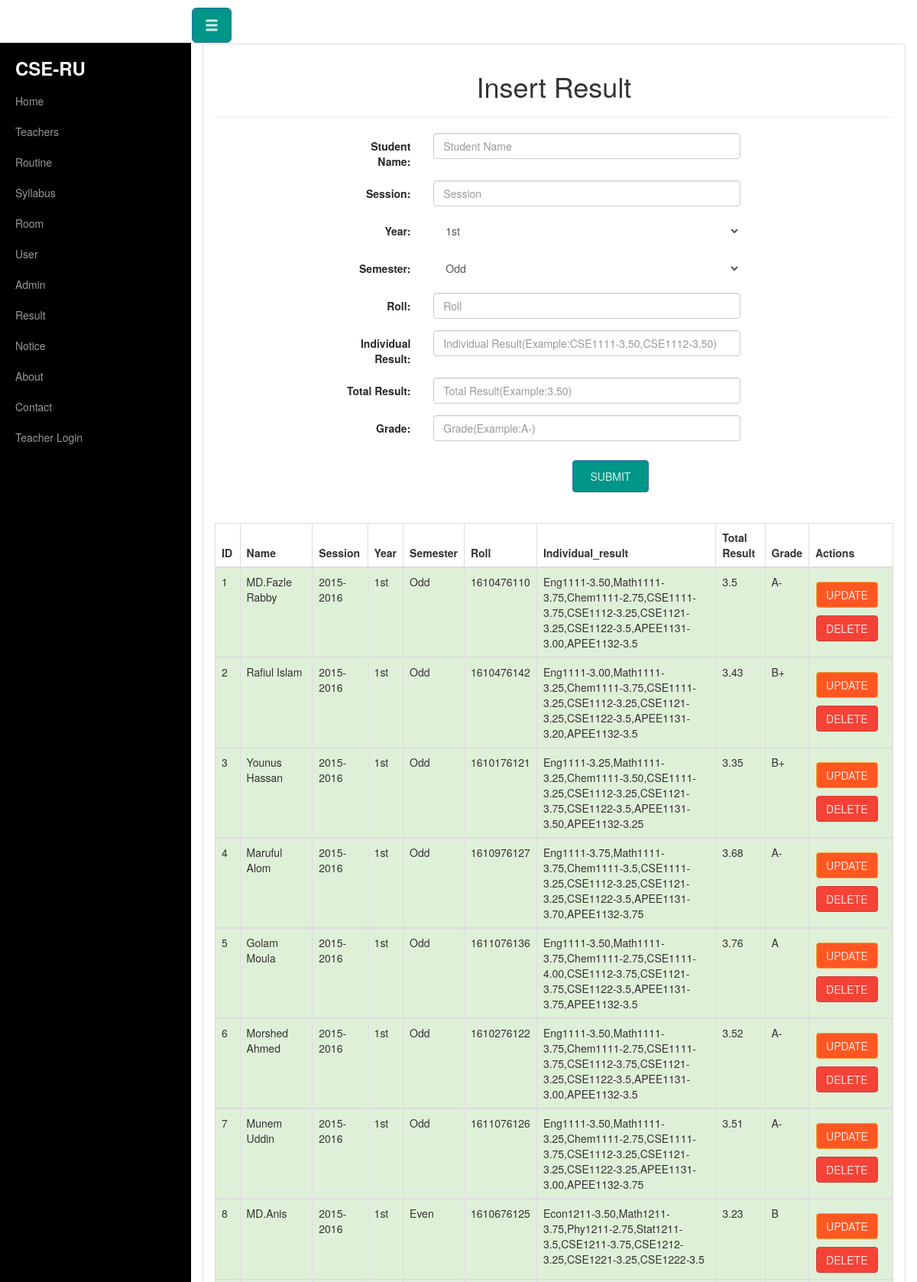
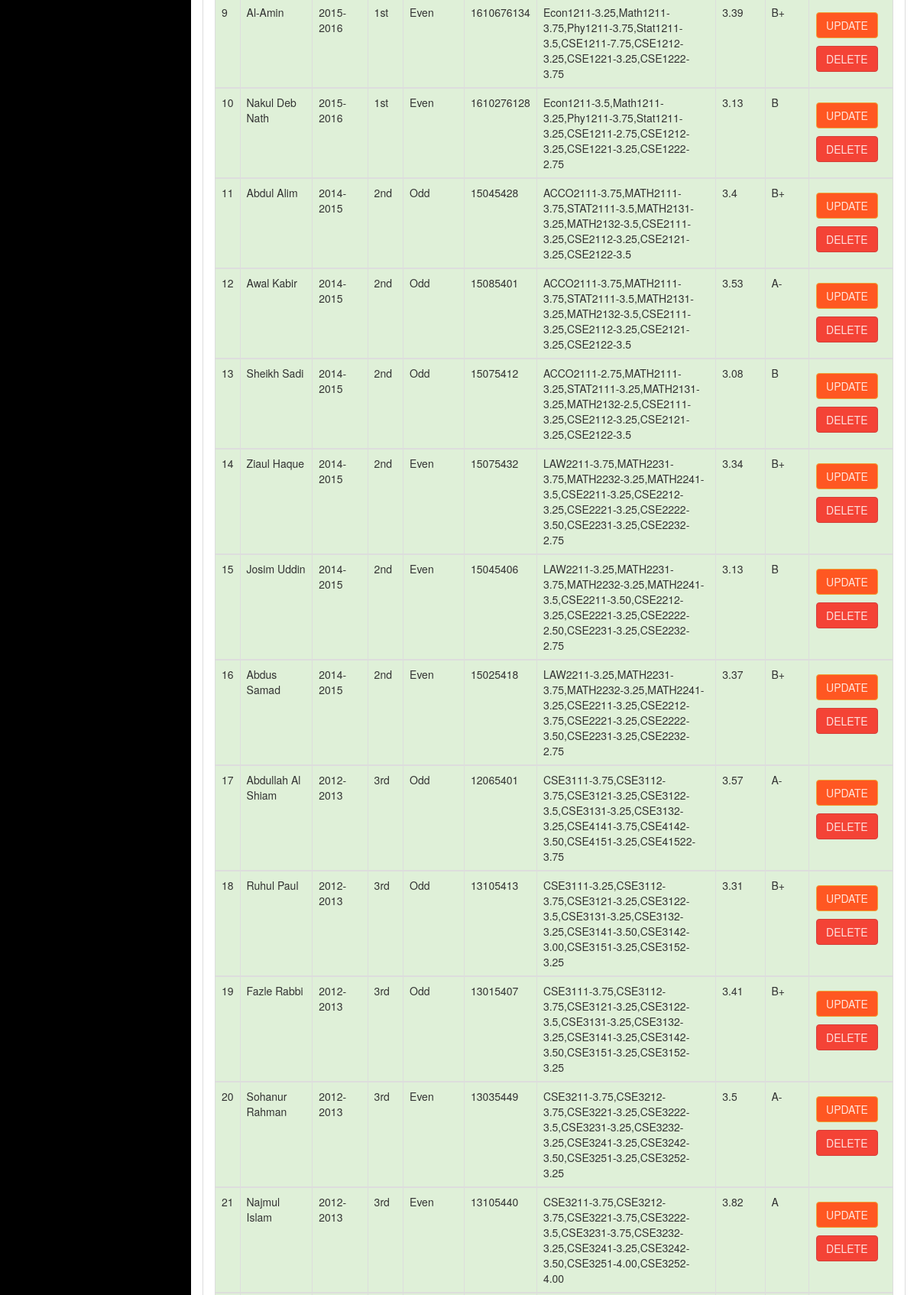
Screenshot of /insert_result.php (upper part) with the database file from the repository (2 pictures, top to bottom).
### tables this page shows
CREATE TABLE IF NOT EXISTS `result` (
  `id` int(11) NOT NULL AUTO_INCREMENT,
  `name` varchar(50) NOT NULL,
  `session` varchar(50) NOT NULL,
  `year` varchar(20) NOT NULL,
  `semester` varchar(20) NOT NULL,
  `roll` int(15) NOT NULL,
  `individual_result` text NOT NULL,
  `total_result` double NOT NULL,
  `grade` varchar(20) NOT NULL,
  PRIMARY KEY (`id`)
);

### insert_result.php (the view, shortened to what this page needs)
<?php include("header.php");?>
<?php include('db_con.php');?>
<div class="container-fluid">
    <div class="row" id="wrapper">
    <?php require_once'menubar.php';?>
    <div class="col-sm-12">
        <div class="panel panel-default">
        <div class="panel-body">
<center><h1>Insert Result</h1></center>
<hr>
<div class="col-sm-10 col-sm-offset-2">
<form action="insert_result.php" method="post" class="form-horizontal" role="form">
<div class="form-group">
    <label for="name" class="col-sm-2 control-label">Student Name:</label>
    <div class="col-sm-7">
    <input type="text" class="form-control" name="name" placeholder="Student Name">
    </div>
</div>
<div class="form-group">
    <label for="session" class="col-sm-2 control-label">Session:</label>
    <div class="col-sm-7">
    <input type="text" class="form-control" name="session" placeholder="Session">
    </div>
</div>
<div class="form-group">
    <label class="col-sm-2 control-label">Year:</label>
    <div class="col-sm-7">
    <select name="year" class="form-control">
        <option value="1st">1st</option>
    </select>
    </div>
</div>
<div class="form-group">
    <label class="col-sm-2 control-label">Semester:</label>
    <div class="col-sm-7">
    <select name="semester" class="form-control">
        <option value="Odd">Odd</option>
    </select>
    </div>
</div>
<div class="form-group">
    <label for="roll" class="col-sm-2 control-label">Roll:</label>
    <div class="col-sm-7">
    <input type="text" name="roll" class="form-control" placeholder="Roll">
    </div>
</div>
<div class="form-group">
    <label for="individual_result" class="col-sm-2 control-label">Individual Result:</label>
    <div class="col-sm-7">
    <input type="text" name="individual_result" class="form-control" placeholder="Individual Result(Example:CSE1111-3.50,CSE1112-3.50)">
    </div>
</div>
<div class="form-group">
    <label for="total_result" class="col-sm-2 control-label">Total Result:</label>
    <div class="col-sm-7">
    <input type="text" name="total_result" class="form-control" placeholder="Total Result(Example:3.50)">
    </div>
</div>
<div class="form-group">
    <label for="grade" class="col-sm-2 control-label">Grade:</label>
    <div class="col-sm-7">
    <input type="text" name="grade" class="form-control" placeholder="Grade(Example:A-)">
    </div>
</div>
    <center><input type="submit" name="submit" value="Submit" class="btn btn-primary" style="padding: 10px; width: 100px;"></center>
    <br>
    <br>
</form>
 </div>
 <?php
      echo "<div>";
      echo "<table class='table table-bordered'>";
      echo "<thead>";
      echo "<tr>";
      echo "<th>ID</th>";
      echo "<th>Name</th>";
      echo "<th>Session</th>";
      echo "<th>Year</th>";
      echo "<th>Semester</th>";
      echo "<th>Roll</th>";
      echo "<th>Individual_result</th>";
      echo "<th>Total Result</th>";
      echo "<th>Grade</th>";
      echo "<th>Actions</th>";
      echo "</tr>";
      echo "</thead>";
    $other=mysqli_query($conn,"SELECT * FROM result");
    while ($filter=mysqli_fetch_array($other)) {
      echo "<tbody>";
      echo "<tr class='success'>";
      echo "<td>".$filter['id']."</td>";
      echo "<td>".$filter['name']."</td>";
      echo "<td>".$filter['session']."</td>";
      echo "<td>".$filter['year']."</td>";
      echo "<td>".$filter['semester']."</td>";
      echo "<td>".$filter['roll']."</td>";
      echo "<td>".$filter['individual_result']."</td>";
      echo "<td>".$filter['total_result']."</td>";
      echo "<td>".$filter['grade']."</td>";
      echo '<td><a href="result_update.php?id=' . $filter['id'] . '"><b class="btn btn-warning">Update</b></a>' ;
      echo '<a href="result_delete.php?id=' . $filter['id'] . '" onclick=\'return confirm("Are you sure you want to delete this record?")\'><b class="btn btn-danger">Delete</b></a></td>' ;
      echo "</tr>";
      echo "</tbody>";
}
      echo "</table>";
      echo "</div>";
?>
 </div>
 </div>
 </div>
 </div>
 </div>

### css/style.css (style rules this page uses)
* { box-sizing:border-box; }
#wrapper { padding-left: 0; -webkit-transition: all 0.5s ease; -moz-transition: all 0.5s ease; -o-transition: all 0.5s ease; transition: all 0.5s ease; }
@media (min-width:768px) { #wrapper { padding-left: 250px; } }

### rows the page displays
result: id "1", name "MD.Fazle Rabby", session "2015-2016", year "1st", semester "Odd", roll "1610476110", individual_result "Eng1111-3.50,Math1111-3.75,Chem1111-2.75,CSE1111-3.75,CSE1112-3.25,CSE1121-3.25,CSE1122-3.5,APEE1131-3.00,APEE1132-3.5", total_result "3.5", grade "A-"
result: id "2", name "Rafiul Islam", session "2015-2016", year "1st", semester "Odd", roll "1610476142", individual_result "Eng1111-3.00,Math1111-3.25,Chem1111-3.75,CSE1111-3.25,CSE1112-3.25,CSE1121-3.25,CSE1122-3.5,APEE1131-3.20,APEE1132-3.5", total_result "3.43", grade "B+"
result: id "3", name "Younus Hassan", session "2015-2016", year "1st", semester "Odd", roll "1610176121", individual_result "Eng1111-3.25,Math1111-3.25,Chem1111-3.50,CSE1111-3.25,CSE1112-3.25,CSE1121-3.75,CSE1122-3.5,APEE1131-3.50,APEE1132-3.25", total_result "3.35", grade "B+"
result: id "4", name "Maruful Alom", session "2015-2016", year "1st", semester "Odd", roll "1610976127", individual_result "Eng1111-3.75,Math1111-3.75,Chem1111-3.5,CSE1111-3.25,CSE1112-3.25,CSE1121-3.25,CSE1122-3.5,APEE1131-3.70,APEE1132-3.75", total_result "3.68", grade "A-"
result: id "5", name "Golam Moula", session "2015-2016", year "1st", semester "Odd", roll "1611076136", individual_result "Eng1111-3.50,Math1111-3.75,Chem1111-2.75,CSE1111-4.00,CSE1112-3.75,CSE1121-3.75,CSE1122-3.5,APEE1131-3.75,APEE1132-3.5", total_result "3.76", grade "A"
result: id "6", name "Morshed Ahmed", session "2015-2016", year "1st", semester "Odd", roll "1610276122", individual_result "Eng1111-3.50,Math1111-3.75,Chem1111-2.75,CSE1111-3.75,CSE1112-3.75,CSE1121-3.25,CSE1122-3.5,APEE1131-3.00,APEE1132-3.5", total_result "3.52", grade "A-"
result: id "7", name "Munem Uddin", session "2015-2016", year "1st", semester "Odd", roll "1611076126", individual_result "Eng1111-3.50,Math1111-3.25,Chem1111-2.75,CSE1111-3.75,CSE1112-3.25,CSE1121-3.25,CSE1122-3.25,APEE1131-3.00,APEE1132-3.75", total_result "3.51", grade "A-"
result: id "8", name "MD.Anis", session "2015-2016", year "1st", semester "Even", roll "1610676125", individual_result "Econ1211-3.50,Math1211-3.75,Phy1211-2.75,Stat1211-3.5,CSE1211-3.75,CSE1212-3.25,CSE1221-3.25,CSE1222-3.5", total_result "3.23", grade "B"
result: id "9", name "Al-Amin", session "2015-2016", year "1st", semester "Even", roll "1610676134", individual_result "Econ1211-3.25,Math1211-3.75,Phy1211-3.75,Stat1211-3.5,CSE1211-7.75,CSE1212-3.25,CSE1221-3.25,CSE1222-3.75", total_result "3.39", grade "B+"
result: id "10", name "Nakul Deb Nath", session "2015-2016", year "1st", semester "Even", roll "1610276128", individual_result "Econ1211-3.5,Math1211-3.25,Phy1211-3.75,Stat1211-3.25,CSE1211-2.75,CSE1212-3.25,CSE1221-3.25,CSE1222-2.75", total_result "3.13", grade "B"
result: id "11", name "Abdul Alim", session "2014-2015", year "2nd", semester "Odd", roll "15045428", individual_result "ACCO2111-3.75,MATH2111-3.75,STAT2111-3.5,MATH2131-3.25,MATH2132-3.5,CSE2111-3.25,CSE2112-3.25,CSE2121-3.25,CSE2122-3.5", total_result "3.4", grade "B+"
result: id "12", name "Awal Kabir", session "2014-2015", year "2nd", semester "Odd", roll "15085401", individual_result "ACCO2111-3.75,MATH2111-3.75,STAT2111-3.5,MATH2131-3.25,MATH2132-3.5,CSE2111-3.25,CSE2112-3.25,CSE2121-3.25,CSE2122-3.5", total_result "3.53", grade "A-"
result: id "13", name "Sheikh Sadi", session "2014-2015", year "2nd", semester "Odd", roll "15075412", individual_result "ACCO2111-2.75,MATH2111-3.25,STAT2111-3.25,MATH2131-3.25,MATH2132-2.5,CSE2111-3.25,CSE2112-3.25,CSE2121-3.25,CSE2122-3.5", total_result "3.08", grade "B"
result: id "14", name "Ziaul Haque", session "2014-2015", year "2nd", semester "Even", roll "15075432", individual_result "LAW2211-3.75,MATH2231-3.75,MATH2232-3.25,MATH2241-3.5,CSE2211-3.25,CSE2212-3.25,CSE2221-3.25,CSE2222-3.50,CSE2231-3.25,CSE2232-2.75", total_result "3.34", grade "B+"
result: id "15", name "Josim Uddin", session "2014-2015", year "2nd", semester "Even", roll "15045406", individual_result "LAW2211-3.25,MATH2231-3.75,MATH2232-3.25,MATH2241-3.5,CSE2211-3.50,CSE2212-3.25,CSE2221-3.25,CSE2222-2.50,CSE2231-3.25,CSE2232-2.75", total_result "3.13", grade "B"
result: id "16", name "Abdus Samad", session "2014-2015", year "2nd", semester "Even", roll "15025418", individual_result "LAW2211-3.25,MATH2231-3.75,MATH2232-3.25,MATH2241-3.25,CSE2211-3.25,CSE2212-3.75,CSE2221-3.25,CSE2222-3.50,CSE2231-3.25,CSE2232-2.75", total_result "3.37", grade "B+"
result: id "17", name "Abdullah Al Shiam", session "2012-2013", year "3rd", semester "Odd", roll "12065401", individual_result "CSE3111-3.75,CSE3112-3.75,CSE3121-3.25,CSE3122-3.5,CSE3131-3.25,CSE3132-3.25,CSE4141-3.75,CSE4142-3.50,CSE4151-3.25,CSE41522-3.75", total_result "3.57", grade "A-"
result: id "18", name "Ruhul Paul", session "2012-2013", year "3rd", semester "Odd", roll "13105413", individual_result "CSE3111-3.25,CSE3112-3.75,CSE3121-3.25,CSE3122-3.5,CSE3131-3.25,CSE3132-3.25,CSE3141-3.50,CSE3142-3.00,CSE3151-3.25,CSE3152-3.25", total_result "3.31", grade "B+"
result: id "19", name "Fazle Rabbi", session "2012-2013", year "3rd", semester "Odd", roll "13015407", individual_result "CSE3111-3.75,CSE3112-3.75,CSE3121-3.25,CSE3122-3.5,CSE3131-3.25,CSE3132-3.25,CSE3141-3.25,CSE3142-3.50,CSE3151-3.25,CSE3152-3.25", total_result "3.41", grade "B+"
result: id "20", name "Sohanur Rahman", session "2012-2013", year "3rd", semester "Even", roll "13035449", individual_result "CSE3211-3.75,CSE3212-3.75,CSE3221-3.25,CSE3222-3.5,CSE3231-3.25,CSE3232-3.25,CSE3241-3.25,CSE3242-3.50,CSE3251-3.25,CSE3252-3.25", total_result "3.5", grade "A-"
result: id "21", name "Najmul Islam", session "2012-2013", year "3rd", semester "Even", roll "13105440", individual_result "CSE3211-3.75,CSE3212-3.75,CSE3221-3.75,CSE3222-3.5,CSE3231-3.75,CSE3232-3.25,CSE3241-3.25,CSE3242-3.50,CSE3251-4.00,CSE3252-4.00", total_result "3.82", grade "A"
